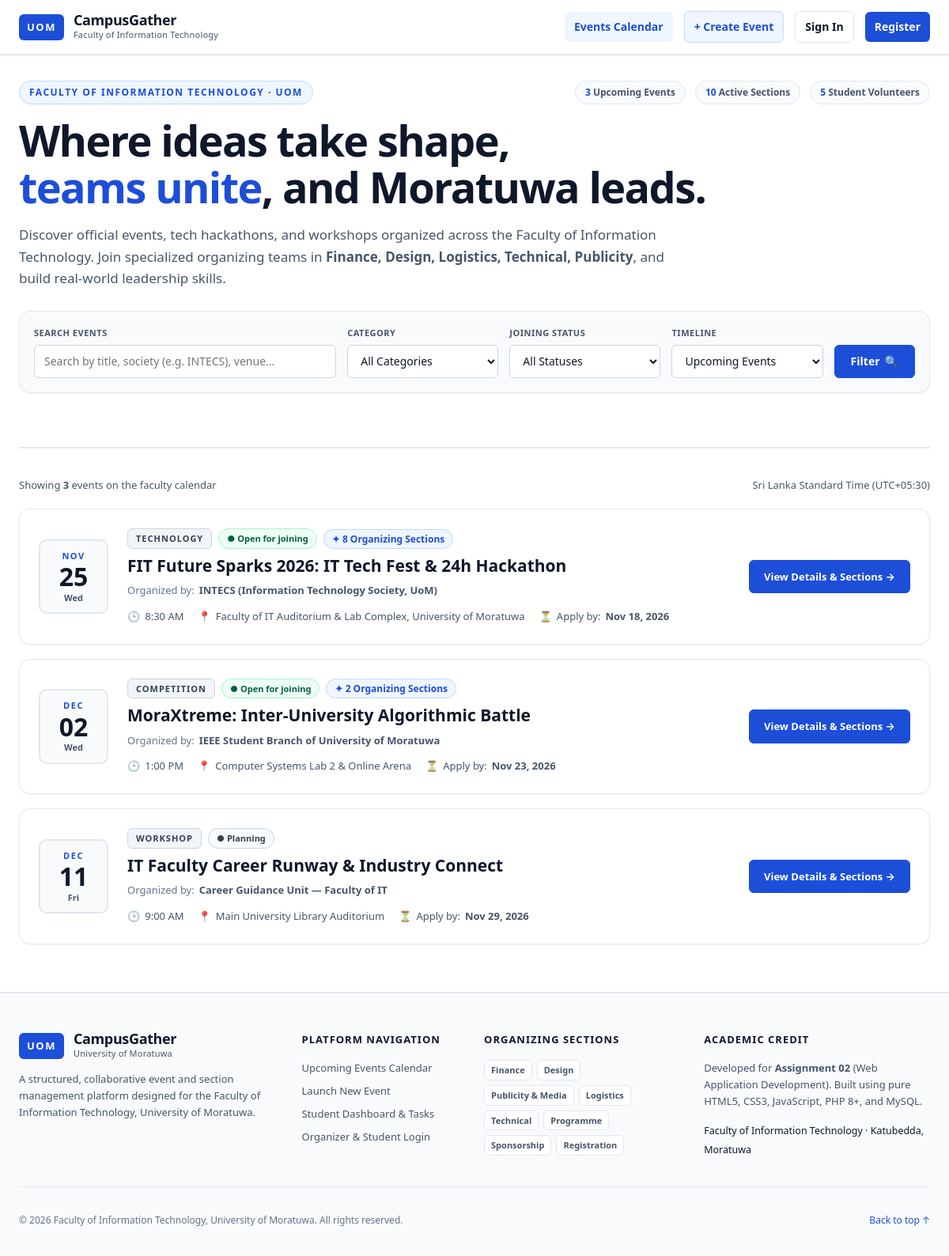
The page / on the database its author committed.
### tables this page shows
CREATE TABLE events (
    id INT UNSIGNED AUTO_INCREMENT PRIMARY KEY,
    title VARCHAR(160) NOT NULL,
    category VARCHAR(50) NOT NULL,
    society VARCHAR(120) NOT NULL,
    starts_at DATETIME NOT NULL,
    venue VARCHAR(160) NOT NULL,
    organiser_name VARCHAR(120) NOT NULL,
    contact_email VARCHAR(190) NOT NULL,
    contact_phone VARCHAR(50) DEFAULT NULL,
    join_deadline DATE NOT NULL,
    status ENUM('Planning', 'Open for joining', 'In progress', 'Completed', 'Cancelled') DEFAULT 'Open for joining',
    description TEXT NOT NULL,
    created_by INT UNSIGNED NOT NULL,
    created_at TIMESTAMP DEFAULT CURRENT_TIMESTAMP,
    INDEX (starts_at),
    INDEX (category),
    INDEX (status),
    FOREIGN KEY (created_by) REFERENCES users(id) ON DELETE CASCADE
);

### index.php (the view, shortened to what this page needs)
<?php
require_once __DIR__ . '/includes/app.php';
$q = trim((string)($_GET['q'] ?? ''));
$period = ($_GET['period'] ?? '') === 'past' ? 'past' : 'upcoming';
$where = [];
$params = [];
if ($period === 'past') {
    $where[] = 'e.starts_at < NOW()';
} else {
    $where[] = 'e.starts_at >= NOW()';
}
$sql = '
    SELECT e.*,
           COUNT(DISTINCT s.id) AS section_count,
           COUNT(DISTINCT sm.id) AS total_applications
    FROM events e
    LEFT JOIN sections s ON s.event_id = e.id
    LEFT JOIN section_members sm ON sm.section_id = s.id
    ' . (count($where) ? 'WHERE ' . implode(' AND ', $where) : '') . '
    GROUP BY e.id
    ORDER BY e.starts_at ' . ($period === 'past' ? 'DESC' : 'ASC');
$stmt = $db->prepare($sql);
$stmt->execute($params);
$events = $stmt->fetchAll();
$totalUpcoming = (int)$db->query('SELECT COUNT(*) FROM events WHERE starts_at >= NOW()')->fetchColumn();
$totalSections = (int)$db->query('SELECT COUNT(*) FROM sections')->fetchColumn();
$totalMembers = (int)$db->query("SELECT COUNT(*) FROM section_members WHERE status = 'approved'")->fetchColumn();
header_view('Discover Events', 'events');
?>
<section class="hero">
    <div class="hero-top">
        <span class="eyebrow">FACULTY OF INFORMATION TECHNOLOGY · UOM</span>
        <div class="stats-pill-group">
            <span class="stats-pill"><strong><?=$totalUpcoming?></strong> Upcoming Events</span>
            <span class="stats-pill"><strong><?=$totalSections?></strong> Active Sections</span>
            <span class="stats-pill"><strong><?=$totalMembers?></strong> Student Volunteers</span>
        </div>
    </div>
    <h1 class="hero-headline">
        Where ideas take shape, <br>
        <span class="highlight">teams unite</span>, and Moratuwa leads.
    </h1>
    <p class="hero-subhead">
        Discover official events, tech hackathons, and workshops organized across the Faculty of Information Technology.
        Join specialized organizing teams in <strong>Finance, Design, Logistics, Technical, Publicity</strong>, and build real-world leadership skills.
    </p>
    <div class="filters-bar" id="events-browser">
        <form class="filters-form" method="get" action="index.php#events-browser">
            <div class="filter-group search-group">
                <label for="q">Search Events</label>
                <input id="q" name="q" type="search" value="<?=h($q)?>" placeholder="Search by title, society (e.g. INTECS), venue..." maxlength="120">
            </div>
            <div class="filter-group">
                <label for="category">Category</label>
                <select id="category" name="category">
                    <option value="">All Categories</option>
                </select>
            </div>
            <div class="filter-group">
                <label for="status">Joining Status</label>
                <select id="status" name="status">
                    <option value="">All Statuses</option>
                </select>
            </div>
            <div class="filter-group">
                <label for="period">Timeline</label>
                <select id="period" name="period">
                    <option value="upcoming" <?=$period === 'upcoming' ? 'selected' : ''?>>Upcoming Events</option>
                </select>
            </div>
            <button type="submit" class="btn-filter">
                <span>Filter</span> 🔍
            </button>
        </form>
    </div>
</section>
<div class="results-meta">
    <span>Showing <strong><?=count($events)?></strong> <?=count($events) === 1 ? 'event' : 'events'?> on the faculty calendar</span>
    <span>Sri Lanka Standard Time (UTC+05:30)</span>
</div>
<div class="events-list">
    <?php if (empty($events)): ?>
        <div style="background:#ffffff; border:1px dashed #cbd5e1; border-radius:12px; padding:48px 24px; text-align:center;">
            <p style="font-size:36px; margin:0 0 10px;">📅</p>
            <h3 style="margin:0 0 8px; font-size:20px; color:#0f172a;">No events found matching your criteria.</h3>
            <p style="color:#64748b; margin:0 0 20px;">Try adjusting your keyword or clearing filters to view all scheduled university events.</p>
            <a href="index.php" class="btn-secondary">Clear All Filters</a>
        </div>
    <?php else: ?>
        <?php foreach ($events as $event):
            $dt = new DateTime($event['starts_at']);
            $deadline = new DateTime($event['join_deadline']);
        ?>
            <article class="event-card">
                <div class="date-box">
                    <span class="month"><?=h($dt->format('M'))?></span>
                    <span class="day"><?=h($dt->format('d'))?></span>
                    <span class="dayname"><?=h($dt->format('D'))?></span>
                </div>
                <div class="event-info">
                    <div class="event-tags-row">
                        <span class="tag-category"><?=h($event['category'])?></span>
                        <?=render_status_badge($event['status'])?>
                        <?php if ($event['section_count'] > 0): ?>
                            <span class="sections-pill">✦ <?=$event['section_count']?> Organizing Sections</span>
                        <?php endif; ?>
                    </div>
                    <h2 class="event-title">
                        <a href="event.php?id=<?=$event['id']?>"><?=h($event['title'])?></a>
                    </h2>
                    <div class="event-society">
                        <span class="host-label">Organized by:</span>
                        <strong><?=h($event['society'])?></strong>
                    </div>
                    <div class="event-meta-row">
                        <span class="event-meta-item">
                            <span>🕒</span> <?=h($dt->format('g:i A'))?>
                        </span>
                        <span class="event-meta-item">
                            <span>📍</span> <?=h($event['venue'])?>
                        </span>
                        <span class="event-meta-item" title="Deadline to apply for organizing sections">
                            <span>⏳</span> Apply by: <strong><?=h($deadline->format('M d, Y'))?></strong>
                        </span>
                    </div>
                </div>
                <div class="event-actions">
                    <a href="event.php?id=<?=$event['id']?>" class="btn-primary">
                        View Details & Sections →
                    </a>
                </div>
            </article>
        <?php endforeach; ?>
    <?php endif; ?>
</div>
<?php footer_view(); ?>

### includes/app.php (shortened to what this page needs)
<?php
$config = require __DIR__ . '/../config.php';
try {
    $db = new PDO(
        "mysql:host={$config['host']};port={$config['port']};dbname={$config['database']};charset=utf8mb4",
        $config['username'],
        $config['password'],
        [
            PDO::ATTR_ERRMODE => PDO::ERRMODE_EXCEPTION,
            PDO::ATTR_DEFAULT_FETCH_MODE => PDO::FETCH_ASSOC,
            PDO::ATTR_EMULATE_PREPARES => false,
        ]
    );
    $db->exec("SET time_zone = '+05:30'");
} catch (PDOException $e) {
    http_response_code(503);
    ?>
    <!doctype html>
    <html lang="en">
    <head>
        <meta charset="utf-8">
        <title>Database Setup Required · Campus Gather</title>
        <link rel="stylesheet" href="assets/style.css">
    </head>
    <body style="background:#f8fafc; font-family:system-ui,-apple-system,sans-serif; padding:40px 20px;">
        <div style="max-width:680px; margin:40px auto; background:#ffffff; border:1px solid #e2e8f0; border-radius:12px; padding:32px; box-shadow:0 4px 6px -1px rgba(0,0,0,0.05);">
            <div style="display:inline-block; padding:4px 10px; background:#eff6ff; color:#1d4ed8; font-weight:700; font-size:12px; border-radius:999px; letter-spacing:1px; margin-bottom:16px;">LOCAL SERVER SETUP</div>
            <h1 style="color:#0f172a; margin:0 0 16px 0; font-size:26px;">Database Not Found or Offline</h1>
            <p style="color:#475569; line-height:1.6; margin-bottom:20px;">PHP cannot connect to MySQL with the current settings in <code>config.php</code>. Error: <em><?=htmlspecialchars($e->getMessage(), ENT_QUOTES, 'UTF-8')?></em></p>
            <div style="background:#f1f5f9; padding:20px; border-radius:8px; font-size:14px; line-height:1.7; color:#334155;">
                <strong>Quick Fix for XAMPP:</strong>
                <ol style="margin:10px 0 0 20px; padding:0;">
                    <li>Open XAMPP Control Panel and start <strong>MySQL</strong> and <strong>Apache</strong>.</li>
                    <li>Open <a href="http://localhost/phpmyadmin/" target="_blank" style="color:#1d4ed8; text-decoration:underline;">phpMyAdmin</a>.</li>
                    <li>Click <strong>Import</strong> tab at the top and select <code>database.sql</code> from this project folder.</li>
                    <li>Check that <code>config.php</code> matches your local credentials (default: username <code>root</code>, blank password).</li>
                    <li>Refresh this page.</li>
                </ol>
            </div>
        </div>
    </body>
    </html>
    <?php
    exit;
}
function h($value): string {
    return htmlspecialchars((string)($value ?? ''), ENT_QUOTES, 'UTF-8');
}
function current_user(): ?array {
    global $db;
    if (empty($_SESSION['user_id'])) {
        return null;
    }
    $stmt = $db->prepare('SELECT id, name, student_id, email, department, role FROM users WHERE id = ?');
    $stmt->execute([(int)$_SESSION['user_id']]);
    $user = $stmt->fetch();
    $cachedUser = $user;
    return $cachedUser;
}
function render_status_badge(string $status): string {
    $map = [
        'Open for joining' => ['bg' => '#ecfdf5', 'color' => '#065f46', 'border' => '#a7f3d0'],
        'Planning'         => ['bg' => '#f8fafc', 'color' => '#334155', 'border' => '#cbd5e1'],
        'In progress'      => ['bg' => '#eff6ff', 'color' => '#1e40af', 'border' => '#bfdbfe'],
        'Completed'        => ['bg' => '#faf5ff', 'color' => '#6b21a8', 'border' => '#e9d5ff'],
        'Cancelled'        => ['bg' => '#fef2f2', 'color' => '#991b1b', 'border' => '#fecaca'],
    ];
    $style = $map[$status] ?? ['bg' => '#f1f5f9', 'color' => '#475569', 'border' => '#cbd5e1'];
    return sprintf(
        '<span class="badge" style="background:%s; color:%s; border:1px solid %s;">● %s</span>',
        $style['bg'], $style['color'], $style['border'], h($status)
    );
}
function header_view(string $title, string $active = ''): void {
    $user = current_user();
    ?>
<!doctype html>
<html lang="en">
<head>
    <link rel="stylesheet" href="assets/style.css">
</head>
<body>
    <header class="navbar">
        <div class="nav-container">
            <a class="brand" href="index.php">
                <span class="brand-crest">UOM</span>
                <span class="brand-text">
                    <strong>CampusGather</strong>
                    <small>Faculty of Information Technology</small>
                </span>
            </a>
            <nav class="nav-links" aria-label="Main Navigation">
                <a href="index.php" class="<?=$active === 'events' ? 'active' : ''?>">Events Calendar</a>
                <a href="create-event.php" class="btn-create-nav <?=$active === 'create' ? 'active' : ''?>">+ Create Event</a>
                <?php if ($user): ?>
                    <a href="my-dashboard.php" class="<?=$active === 'dashboard' ? 'active' : ''?>">My Dashboard</a>
                    <div class="user-menu">
                        <span class="user-pill" title="<?=h($user['department'])?>">
                            <span class="status-dot"></span>
                            <?=h($user['name'])?> (<?=h($user['student_id'])?>)
                        </span>
                        <form action="logout.php" method="post" style="display:inline; margin:0;">
                            <input type="hidden" name="csrf" value="<?=token()?>">
                            <button type="submit" class="btn-link">Sign Out</button>
                        </form>
                    </div>
                <?php else: ?>
                    <a href="login.php" class="btn-nav-login <?=$active === 'login' ? 'active' : ''?>">Sign In</a>
                    <a href="register.php" class="btn-nav-register <?=$active === 'register' ? 'active' : ''?>">Register</a>
                <?php endif; ?>
            </nav>
        </div>
    </header>
    <main class="page-container">
    <?php
}
function footer_view(): void {
    ?>
    </main>
    <footer class="site-footer">
        <div class="footer-container">
            <div class="footer-col brand-col">
                <div class="brand">
                    <span class="brand-crest">UOM</span>
                    <span class="brand-text">
                        <strong>CampusGather</strong>
                        <small>University of Moratuwa</small>
                    </span>
                </div>
                <p>A structured, collaborative event and section management platform designed for the Faculty of Information Technology, University of Moratuwa.</p>
            </div>
            <div class="footer-col">
                <h4>Platform Navigation</h4>
                <ul>
                    <li><a href="index.php">Upcoming Events Calendar</a></li>
                    <li><a href="create-event.php">Launch New Event</a></li>
                    <li><a href="my-dashboard.php">Student Dashboard & Tasks</a></li>
                    <li><a href="login.php">Organizer & Student Login</a></li>
                </ul>
            </div>
            <div class="footer-col">
                <h4>Organizing Sections</h4>
                <ul class="footer-tags">
                    <li>Finance</li>
                    <li>Design</li>
                    <li>Publicity & Media</li>
                    <li>Logistics</li>
                    <li>Technical</li>
                    <li>Programme</li>
                    <li>Sponsorship</li>
                    <li>Registration</li>
                </ul>
            </div>
            <div class="footer-col">
                <h4>Academic Credit</h4>
                <p>Developed for <strong>Assignment 02</strong> (Web Application Development). Built using pure HTML5, CSS3, JavaScript, PHP 8+, and MySQL.</p>
                <small class="text-muted">Faculty of Information Technology · Katubedda, Moratuwa</small>
            </div>
        </div>
        <div class="footer-bottom">
            <p>&copy; <?=date('Y')?> Faculty of Information Technology, University of Moratuwa. All rights reserved.</p>
            <p><a href="#top" class="back-to-top">Back to top ↑</a></p>
        </div>
    </footer>
</body>
</html>
    <?php
}

### rows shown on the page
events: starts_at "NOV", starts_at "25", starts_at "Wed", category "TECHNOLOGY", status "Open for joining", section_count "8", title "FIT Future Sparks 2026: IT Tech Fest & 24h Hackathon", society "INTECS (Information Technology Society, UoM)", starts_at "8:30 AM", venue "Faculty of IT Auditorium & Lab Complex, University of Moratuwa", join_deadline "Nov 18, 2026"
events: starts_at "DEC", starts_at "02", starts_at "Wed", category "COMPETITION", status "Open for joining", section_count "2", title "MoraXtreme: Inter-University Algorithmic Battle", society "IEEE Student Branch of University of Moratuwa", starts_at "1:00 PM", venue "Computer Systems Lab 2 & Online Arena", join_deadline "Nov 23, 2026"
events: starts_at "DEC", starts_at "11", starts_at "Fri", category "WORKSHOP", status "Planning", title "IT Faculty Career Runway & Industry Connect", society "Career Guidance Unit — Faculty of IT", starts_at "9:00 AM", venue "Main University Library Auditorium", join_deadline "Nov 29, 2026"

### other values the page prints
$totalUpcoming "3"
$totalSections "10"
$totalMembers "5"
count($events) "3"
